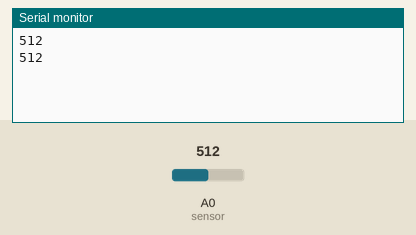
Simulated run of this sketch. Board: Arduino Uno, built with avr-gcc and run on an emulated ATmega328P. Parts: the last lines printed to the serial monitor. Inputs (shaded band) come from the test bench; at power-on: A0 (sensor) = 512.

Above: at 1.8 s.
1.9 s: A0 (sensor) set to 716
At 2.8 s:
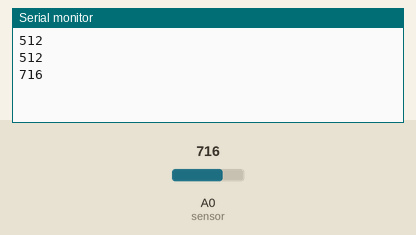
3.4 s: A0 (sensor) set to 900
At 4.5 s:
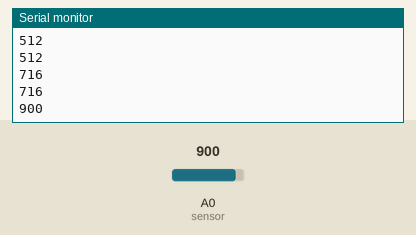
Timing chart, 0 to 6.4 s (numbered marks = the images above; inputs shaded):
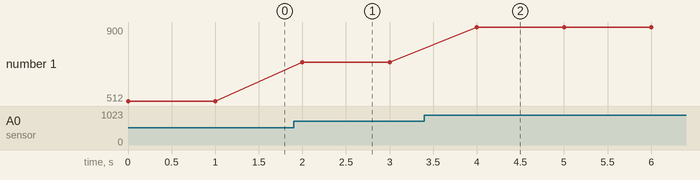

Measured:
- after the input at 1.9 s, the serial monitor: prints a new line after 0.10 s (image 1)
- after the input at 3.4 s, the serial monitor: prints a new line after 0.60 s (image 2)
- plotted number 1: 512 → 716 after the input at 1.9 s, 716 → 900 after the input at 3.4 s

The sketch:

openhardware_1.ino
```cpp
int sensor = A0;
int result = 0;
void setup() {
  pinMode(sensor,INPUT);
  Serial.begin(9600);
}

void loop() {
  result = analogRead(sensor);
  Serial.println(result);
  delay(1000);
}
```
